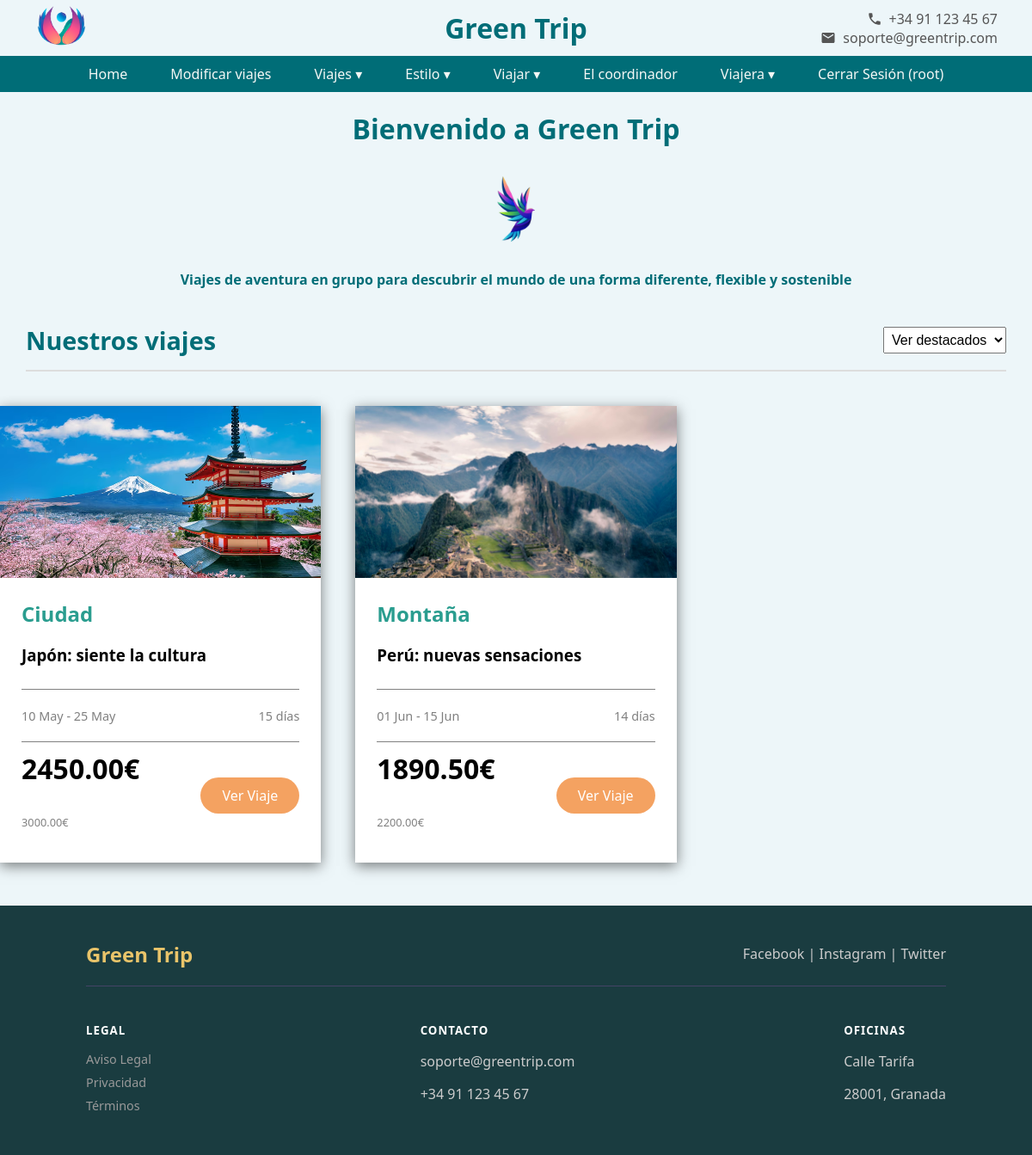
/app/public/index.php (signed in), run on the app's committed database.
### tables this page shows
CREATE TABLE IF NOT EXISTS `viajes` (
  `id_viaje` int(11) NOT NULL AUTO_INCREMENT,
  `titulo` varchar(100) NOT NULL,
  `descripcion` text DEFAULT NULL,
  `fecha_inicio` date NOT NULL,
  `fecha_fin` date NOT NULL,
  `precio` decimal(10,2) NOT NULL,
  `presupuesto` decimal(10,2) DEFAULT NULL,
  `destacado` tinyint(1) DEFAULT 0,
  `tipo_viaje` varchar(50) DEFAULT NULL,
  `plazas` int(11) DEFAULT NULL,
  `imagen` varchar(255) DEFAULT NULL,
  PRIMARY KEY (`id_viaje`)
);

### app/vistas/filtro_viajes.php (the view, shortened to what this page needs)
<?php
$filtro = isset($_GET['filtro']) ? $_GET['filtro'] : 'destacados';
if ($filtro == 'todos') {
    $sql = "SELECT * FROM viajes";
} elseif ($filtro == 'destacados') {
    $sql = "SELECT * FROM viajes WHERE destacado = 1";
} else {
    $sql = "SELECT * FROM viajes WHERE tipo_viaje = :tipo";
}
$stmt = $connBd->prepare($sql);
$stmt->execute();
if ($stmt->rowCount() > 0) {
    while ($fila = $stmt->fetch(PDO::FETCH_ASSOC)) {
        $fechaInicio = new DateTime($fila['fecha_inicio']);
        $fechaFin = new DateTime($fila['fecha_fin']);
        $diferencia = $fechaInicio->diff($fechaFin);
        $dias = $diferencia->days;
        $fechaBonita = $fechaInicio->format('d M') . " - " . $fechaFin->format('d M');
        ?>
        <article class="card">
            <div class="imagen-card">
                <img src="../assets/img/<?php echo $fila['imagen']; ?>" alt="<?php echo $fila['titulo']; ?>">
            </div>
            <div class="contenido">
                <p class="tipo-viaje"><?php echo $fila['tipo_viaje']; ?></p>
                <h3><?php echo $fila['titulo']; ?></h3>
                <div class="datos">
                    <p><?php echo $fechaBonita; ?></p>
                    <p><?php echo $dias; ?> días</p>
                </div>
                <div class="footer-card">
                    <div class="precios">
                        <p class="precio-grande"><?php echo $fila['precio']; ?>€</p>
                        <p class="precio-chico"><?php echo $fila['presupuesto'] ?>€</p>
                    </div>
                    <a href="../public/ver_viaje.php?id=<?php echo $fila['id_viaje']; ?>" class="boton">Ver Viaje</a>
                </div>
            </div>
        </article>
        <?php
    }
}
?>

### app/vistas/cabecera.php (shortened to what this page needs)
<!DOCTYPE html>
<html lang="es">
    <head>
        <link rel="stylesheet" href="../assets/estilosPag.css">
    </head>
    <body>
        <header class="header">
            <div class="nombre">
                <div class="zona-logo">
                    <a href="../public/index.php">
                        <img src="../assets/img/logillo.png" alt="Logo" style="height: 50px;">
                    </a>
                </div>
                <div class="zona-titulo">
                    <h1>Green Trip</h1>
                </div>
                <div class="zona-contacto">
                    <div class="dato-contacto">
                        <span>+34 91 123 45 67</span>
                    </div>
                    <div class="dato-contacto">
                        <svg xmlns="http://www.w3.org/2000/svg" width="18" height="18" viewBox="0 0 24 24" fill="currentColor">
                        <path d="M20 4H4c-1.1 0-1.99.9-1.99 2L2 18c0 1.1.9 2 2 2h16c1.1 0 2-.9 2-2V6c0-1.1-.9-2-2-2zm0 4l-8 5-8-5V6l8 5 8-5v2z"/>
                        </svg>
                        <span>soporte@greentrip.com</span>
                    </div>
                </div>
            </div>
            <nav>
                <ul class="indice">
                    <li><a href="../public/index.php">Home</a></li>
                    <?php if (isset($_SESSION["acceso"]) && $_SESSION["acceso"] === true): ?>
                        <li><a href="../admin/administrar_viajes.php">Modificar viajes</a></li>
                    <?php endif; ?>
                    <li class="dropdown">
                        <a href="#">Viajes ▾</a>
                    </li>
                    <li class="dropdown">
                        <a href="#">Estilo ▾</a>
                    </li>
                    <li class="dropdown">
                        <a href="#">Viajar ▾</a>
                    </li>
                    <li><a href="#">El coordinador</a></li>
                    <li class="dropdown">
                        <a href="#">Viajera ▾</a>
                    </li>
                    <?php if (isset($_SESSION["acceso"]) && $_SESSION["acceso"] === true): ?>
                        <li>
                            <a href="../admin/logout.php"">
                                Cerrar Sesión (<?php echo $_SESSION["username"]; ?>)
                            </a>
                        </li>
                    <?php endif; ?>
                </ul>
            </nav>
        </header>

### app/public/index.php (shortened to what this page needs)
<?php
include '../clases/conexionBd.php';
include '../vistas/cabecera.php';
?>
<div class="contenedor-body">
    <h1>Bienvenido a Green Trip</h1>
    <img src="../assets/img/miniLogo.png" alt="Segundo logo" style="width: 100px;"/>
    <p>Viajes de aventura en grupo para descubrir el mundo de una forma diferente, flexible y sostenible</p>
</div>
<section>
    <div class='admin-cab' ">
        <h1>Nuestros viajes</h1>
        <form method="GET" action="index.php">
            <select name="filtro" onchange="this.form.submit()" style="padding: 5px; font-size: 16px;">
                <option value="destacados" <?php if (!isset($_GET['filtro']) || $_GET['filtro'] == 'destacados') echo 'selected'; ?>>
                    Ver destacados
                </option>
            </select>
        </form>
    </div>
    <div class="contenedor-viajes">
        <?php include '../vistas/filtro_viajes.php'; ?>
    </div>
</section>
<?php include '../vistas/footer.php'; ?>

### app/vistas/footer.php (shortened to what this page needs)
<footer class="footer">
    <div class="footer-top">
        <div class="footer-logo">
            <h2>Green Trip</h2>
        </div>
        <div class="footer-social">
            <span>Facebook</span> | <span>Instagram</span> | <span>Twitter</span>
        </div>
    </div>
    <hr class="footer-line">
    <div class="footer-links">
        <div class="footer-group">
            <h5>Legal</h5>
            <a href="../public/aviso_legal.php">Aviso Legal</a>
            <a href="../public/privacidad.php">Privacidad</a>
            <a href="../public/terminos.php">Términos</a>
        </div>
        <div class="footer-group">
            <h5>Contacto</h5>
            <p>soporte@greentrip.com</p>
            <p>+34 91 123 45 67</p>
        </div>
        <div class="footer-group">
            <h5>Oficinas</h5>
            <p>Calle Tarifa</p>
            <p>28001, Granada</p>
        </div>
    </div>
</footer>
</body>
</html>

### app/assets/estilosPag.css (style rules this page uses)
body { font-family: "Segoe UI", Tahoma, Geneva, Verdana, sans-serif; margin: 0; padding: 0; background-color: #EDF6F9; }
a { text-decoration: none; color: inherit; }
ul { list-style: none; }
.header { background-color: #EDF6F9; position: sticky; top: 0; z-index: 1000; }
.nombre { display: flex; align-items: center; justify-content: space-between; width: 100%; padding: 5px 40px; box-sizing: border-box; }
.zona-logo { flex: 1; }
.zona-titulo { flex: 1; text-align: center; }
.zona-titulo h1 { margin: 0; font-size: 2em; color: #006D77; }
.zona-contacto { flex: 1; display: flex; flex-direction: column; align-items: flex-end; color: #555; }
.dato-contacto { display: flex; align-items: center; gap: 8px; }
nav { background-color: #006D77; width: 100%; }
.indice { display: flex; justify-content: center; align-items: center; gap: 30px; margin: 0; padding: 0; }
.indice > li > a { text-decoration: none; color: #F4F7F5; font-size: 1em; padding: 10px 10px; display: block; transition: all 0.3s ease; }
.contenedor-body { text-align: center; }
.contenedor-body p, h1 { color: #006D77; font-weight: bold; }
.contenedor-viajes { display: grid; grid-template-columns: repeat(3, 1fr); gap: 40px; max-width: 1200px; margin: 40px auto; }
.card { display: grid; grid-template-rows: 200px 1fr; box-shadow: 0 4px 15px rgba(0,0,0,0.5); transition: transform 0.3s ease, box-shadow 0.3s ease; background-color: white; }
.imagen-card img { width: 100%; height: 100%; object-fit: cover; }
.contenido { padding: 25px; display: flex; flex-direction: column; }
.tipo-viaje { font-weight: bold; color: #2A9D8F; font-size: 1.5em; margin: 0px; }
.datos { display: grid; grid-template-columns: 1fr 1fr; border-top: 1px solid grey; border-bottom: 1px solid grey; padding: 6px 0; margin: 9px 0; color: grey; font-size: 0.9em; }
.datos p:last-child { text-align: end; }
.footer-card { margin-top: auto; display: grid; grid-template-columns: 1fr auto; align-items: center; }
.precios { display: flex; flex-direction: column; }
.precio-grande { font-size: 1.6em; font-weight: 500; margin-top: 0px; }
.precio-chico { font-size: 0.8em; color: grey; margin-top: 0px; font-weight: 500; }
.boton { padding: 10px 25px; border-radius: 50px; background-color: #F4A261; color: white; font-weight: 500; transition: background 0.3s; }
.admin-cab { width: 95%; margin: 40px auto 20px auto; display: flex; justify-content: space-between; align-items: center; padding-bottom: 15px; border-bottom: 2px solid #ddd; }
.admin-cab h1 { color: #006D77; margin: 0; font-size: 1.8em; display: flex; }
.precio-grande { display: block; font-size: 2em; font-weight: bold; }
.footer { background-color: #1a3c40; color: #ccc; padding: 40px 20px; margin-top: 50px; }
.footer-top { display: flex; justify-content: space-between; align-items: center; max-width: 1000px; margin: 0 auto; }
.footer-logo h2 { color: #E9C46A; margin: 0; }
.footer-line { border: 0; border-top: 1px solid #446; margin: 20px auto; max-width: 1000px; }
.footer-links { display: flex; justify-content: space-between; max-width: 1000px; margin: 0 auto; }
.footer-group h5 { color: #fff; margin-bottom: 15px; text-transform: uppercase; letter-spacing: 1px; }
.footer-group a { display: block; color: #999; text-decoration: none; margin-bottom: 8px; font-size: 0.9em; }

### data on the page
viajes: imagen (picture), tipo_viaje "Ciudad", titulo "Japón: siente la cultura", fechaBonita "10 May - 25 May", dias "15", precio "2450.00", presupuesto "3000.00"
viajes: imagen (picture), tipo_viaje "Montaña", titulo "Perú: nuevas sensaciones", fechaBonita "01 Jun - 15 Jun", dias "14", precio "1890.50", presupuesto "2200.00"

### other printed values
$_SESSION["username"] "root"
